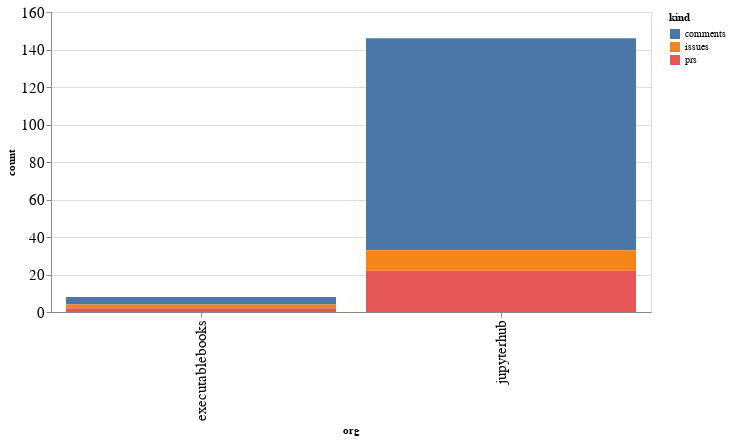

Write notebook code for a chart like this one.
### Code cell
alt.Chart(org_summaries, width=600).mark_bar().encode(
    x='org',
    y='count',
    color='kind',
    tooltip="org"
)

### Figure 1 — Vega-Lite specification as saved in the notebook (floating-point values rounded to 4 significant figures)
{"config": {"axisLeft": {"labelFontSize": 15}, "axisBottom": {"labelFontSize": 15}}, "data": {"name": "data-8f13fbcef74b10e1acf2bad4a1116891"}, "mark": "bar", "encoding": {"color": {"type": "nominal", "field": "kind"}, "tooltip": {"type": "nominal", "field": "org"}, "x": {"type": "nominal", "field": "org"}, "y": {"type": "quantitative", "field": "count"}}, "width": 600, "$schema": "https://vega.github.io/schema/vega-lite/v4.8.1.json", "datasets": {"data-8f13fbcef74b10e1acf2bad4a1116891": [{"org": "executablebooks", "kind": "comments", "count": 4}, {"org": "executablebooks", "kind": "issues", "count": 2}, {"org": "executablebooks", "kind": "prs", "count": 2}, {"org": "jupyterhub", "kind": "comments", "count": 113}, {"org": "jupyterhub", "kind": "issues", "count": 11}, {"org": "jupyterhub", "kind": "prs", "count": 22}]}}
